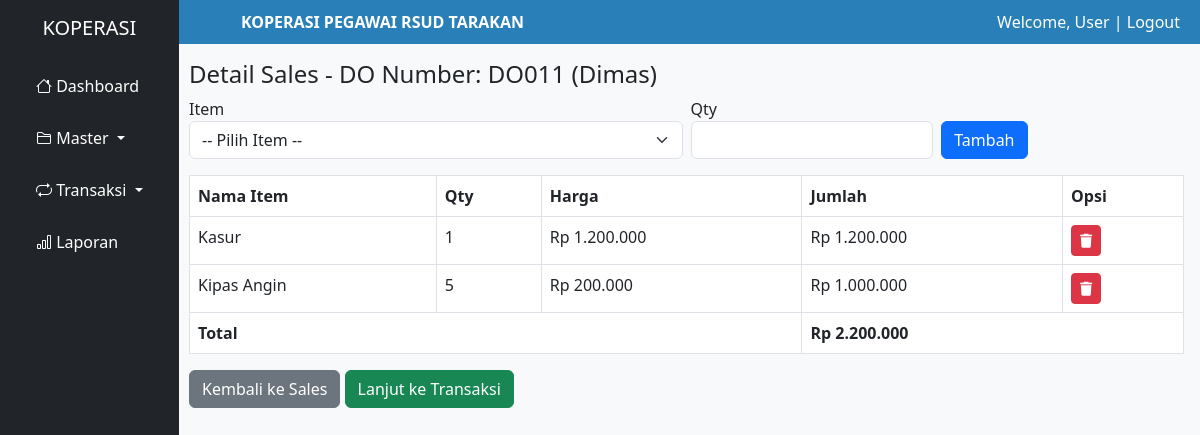
/sales_detail.php?id_sales=15, run on the app's committed database.
### tables this page shows
CREATE TABLE `sales` (
  `id_sales` int NOT NULL,
  `tgl_sales` date DEFAULT NULL,
  `id_customer` int DEFAULT NULL,
  `do_number` varchar(50) DEFAULT NULL,
  `status` varchar(20) DEFAULT NULL
);

CREATE TABLE `customer` (
  `id_customer` int NOT NULL,
  `nama_customer` varchar(100) DEFAULT NULL,
  `alamat` text,
  `telp` varchar(20) DEFAULT NULL,
  `fax` varchar(20) DEFAULT NULL,
  `email` varchar(100) DEFAULT NULL
);

CREATE TABLE `sales_detail` (
  `id_sales_detail` int NOT NULL,
  `id_sales` int NOT NULL,
  `id_item` int NOT NULL,
  `quantity` int NOT NULL,
  `price` decimal(12,2) NOT NULL,
  `amount` decimal(12,2) NOT NULL
);

CREATE TABLE `item` (
  `id_item` int NOT NULL,
  `nama_item` varchar(100) DEFAULT NULL,
  `uom` varchar(20) DEFAULT NULL,
  `harga_beli` decimal(12,2) DEFAULT NULL,
  `harga_jual` decimal(12,2) DEFAULT NULL
);

### sales_detail.php (the view, shortened to what this page needs)
<?php
include 'templates/header.php';
include 'templates/sidebar.php';
include 'db.php';
$id_sales = (int)$_GET['id_sales'];
$sales = mysqli_query($koneksi, "SELECT s.*, c.nama_customer FROM sales s JOIN customer c ON s.id_customer = c.id_customer WHERE s.id_sales = $id_sales");
$sales_data = mysqli_fetch_assoc($sales);
?>
<div class="flex-grow-1" style="margin-left: 173px;">
    <?php include "templates/header_dash.php"; ?>
    <div class="content-wrapper ms-3 mt-3 me-3">
        <h4>Detail Sales - DO Number: <?= $sales_data['do_number'] ?> (<?= $sales_data['nama_customer'] ?>)</h4>
        <form method="post" class="row g-2 mb-3">
            <div class="col-md-6">
                <label>Item</label>
                <select name="id_item" class="form-select" required>
                    <option value="">-- Pilih Item --</option>
                </select>
            </div>
            <div class="col-md-3">
                <label>Qty</label>
                <input type="number" name="quantity" class="form-control" required>
            </div>
            <div class="col-md-3 align-self-end">
                <button type="submit" name="tambah" class="btn btn-primary">Tambah</button>
            </div>
        </form>
        <table class="table table-bordered">
            <thead>
                <tr>
                    <th>Nama Item</th>
                    <th>Qty</th>
                    <th>Harga</th>
                    <th>Jumlah</th>
                    <th>Opsi</th>
                </tr>
            </thead>
            <tbody>
                <?php
                $detail = mysqli_query($koneksi, "SELECT sd.*, i.nama_item FROM sales_detail sd
                    JOIN item i ON i.id_item = sd.id_item
                    WHERE sd.id_sales = $id_sales");
                $total = 0;
                while ($row = mysqli_fetch_assoc($detail)) {
                    $total += $row['amount'];
                    echo "<tr>
                        <td>{$row['nama_item']}</td>
                        <td>{$row['quantity']}</td>
                        <td>Rp " . number_format($row['price'], 0, ',', '.') . "</td>
                        <td>Rp " . number_format($row['amount'], 0, ',', '.') . "</td>
                        <td>
                            <a href='sales_detail.php?id_sales=$id_sales&hapus={$row['id_item']}' class='btn btn-sm btn-danger' onclick='return confirm(\"Hapus item ini?\")'>
                                <i class='fa fa-trash'></i>
                            </a>
                        </td>
                    </tr>";
                }
                ?>
                <tr>
                    <td colspan="3"><strong>Total</strong></td>
                    <td colspan="2"><strong>Rp <?= number_format($total, 0, ',', '.') ?></strong></td>
                </tr>
            </tbody>
        </table>
        <a href="sales.php" class="btn btn-secondary">Kembali ke Sales</a>
        <a href="transaksi.php?id_sales=<?= $id_sales ?>" class="btn btn-success">Lanjut ke Transaksi</a>
    </div>
</div>
<?php include 'templates/footer.php'; ?>

### templates/header.php (style rules this page uses)
body { font-family: 'Segoe UI', sans-serif; background-color: #f8f9fa; }

### data on the page
sales: do_number "DO011", id_customer.nama_customer "Dimas"
sales_detail: id_item.nama_item "Kasur", quantity "1", price "1.200.000", amount "1.200.000"
sales_detail: id_item.nama_item "Kipas Angin", quantity "5", price "200.000", amount "1.000.000"

### other printed values
$_SESSION['user']['nama_user'] "User"
$total "2.200.000"
